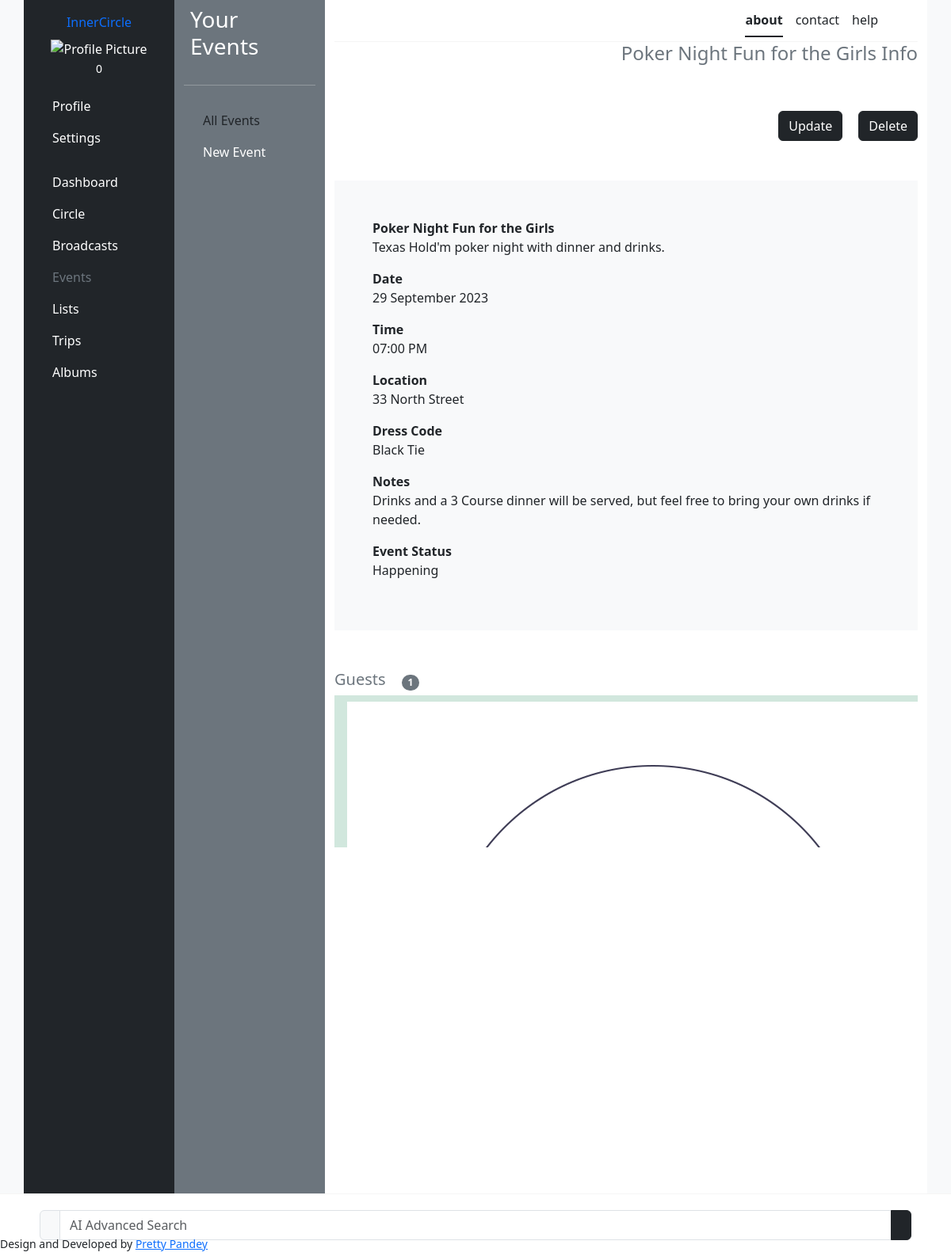
/event_detail/1, run on the app's committed database.
### events/models.py (models this page shows, shortened)
class Event(models.Model):
    user = models.ForeignKey(User, on_delete=models.CASCADE)
    event_name = models.CharField(max_length=255)
    description = models.TextField()
    date = models.DateTimeField()
    location = models.CharField(max_length=255, blank=True, null=True)
    guests = models.ManyToManyField(Member, related_name='events_attending')
    dress_code = models.CharField(max_length=255)
    note = models.TextField(blank=True, null=True)
    event_status = models.CharField(max_length=10, choices=[('Happening', 'Happening'),
        ('Postponed', 'Postponed'), ('Cancelled', 'Cancelled')],
        default='Happening')

### circle/models.py (models this page shows, shortened)
class Member(models.Model):
    user = models.ForeignKey(User, on_delete=models.CASCADE, related_name='circle_members')
    created = models.DateTimeField(auto_now_add=True)
    updated = models.DateTimeField(auto_now=True)
    name = models.CharField(max_length=255)
    email = models.EmailField()
    image = models.ImageField(upload_to='member_images/', default='')
    relationship = models.CharField(max_length=255)
    date_of_birth = models.DateField(null=True, blank=True)
    class Meta:
        ordering = ['-name']

### events/views.py (the view)
# urls.py: path('event_detail/<str:event_id>', views.event_detail, name='event_detail'),
def event_detail(request, event_id):
    template = 'events/event_detail.html'
    event = Event.objects.get(pk=event_id)
    context = {
        'event': event,
    }
    return render(request, template, context)

### users/templatetags/cache_bust.py (called while the page is built)
@register.simple_tag(name='cache_bust')
def cache_bust():
    if settings.DEBUG:
        version = uuid.uuid1()
    else:
        version = os.environ.get('PROJECT_VERSION')
        if version is None:
            version = '1'
    return '__v__={version}'.format(version=version)

### templates/events/event_detail.html (shortened to what this page needs)
{% extends 'base.html' %}
{% load static %}
{% load cache_bust %}
{% load bootstrap_icons %}
{% block css %}<link rel="stylesheet" href="{% static 'scss/circle.scss' %}?{% cache_bust %}">{% endblock %}
{% block content %}
<section class="d-flex flex-column justify-content-between" style="gap: 50px">
    <div class="d-flex justify-content-between align-items-center" >
        <h4 class="text-secondary text-end"> {{event.event_name}} Info</h4>
    </div>
    <div class="d-flex justify-content-end" style="gap: 20px;">
        <a class="btn btn-dark" href="{% url 'update_event' event.id %}">{% bs_icon 'pen-fill' %} Update</a>
        <a class="btn btn-dark" href="{% url 'delete_event' event.id %}">{% bs_icon 'trash3-fill' %} Delete</a>
    </div>
    <div class="bg-light p-5">
        <p><strong>{{event.event_name}}</strong><br>{{event.description}}</p>
        <p><strong>Date</strong><br>{{event.date|date:"d F Y"}}</p>
        <p><strong>Time</strong><br>{{event.date|time:"h:i A"}}</p>
        <p><strong>Location</strong><br>{{event.location}}</p>
        <p><strong>Dress Code</strong><br>{{event.dress_code}}</p>
        <p><strong>Notes</strong><br>{{event.note}}</p>
        <p><strong>Event Status</strong> <br>{{event.event_status}}</p>
    </div>
    {% if event.guests %}
    <div class="list-group list-group-flush">
        <div class="d-flex align-items-center" style="gap:20px">
            <h5 class="text-secondary">Guests</h5>
            <span class="badge bg-secondary rounded-pill">{% bs_icon 'person' %}{{ event.guests.count }}</span>
        </div>
            {% for guest in event.guests.all %}
            <a  href="{% url 'member_detail' guest.id %}" class="list-group-item list-group-action d-flex justify-content-between align-items-center list-group-item-success">
                <div class="d-flex" style="gap: 20px">
                    <img class="member-img-sm" src="{{ guest.image.url }}" alt="Member Image">
                </div>
            </a>
            {% endfor %}
    </div>
    {% else %}
        <p class="text-secodary text-center">There are no guests invited to this event. <a href="{% url 'update_event' %}">Invite Guests</a></p>
    {% endif %}
</section>
{% endblock %}

### data on the page
Event: event_name "Poker Night Fun for the Girls", description "Texas Hold'm poker night with dinner and drinks.", date "29 September 2023", date "07:00 PM", location "33 North Street", dress_code "Black Tie", note "Drinks and a 3 Course dinner will be served, but feel free to bring your own drinks if needed.", event_status "Happening", guests.count "1"
Member: image (picture)
